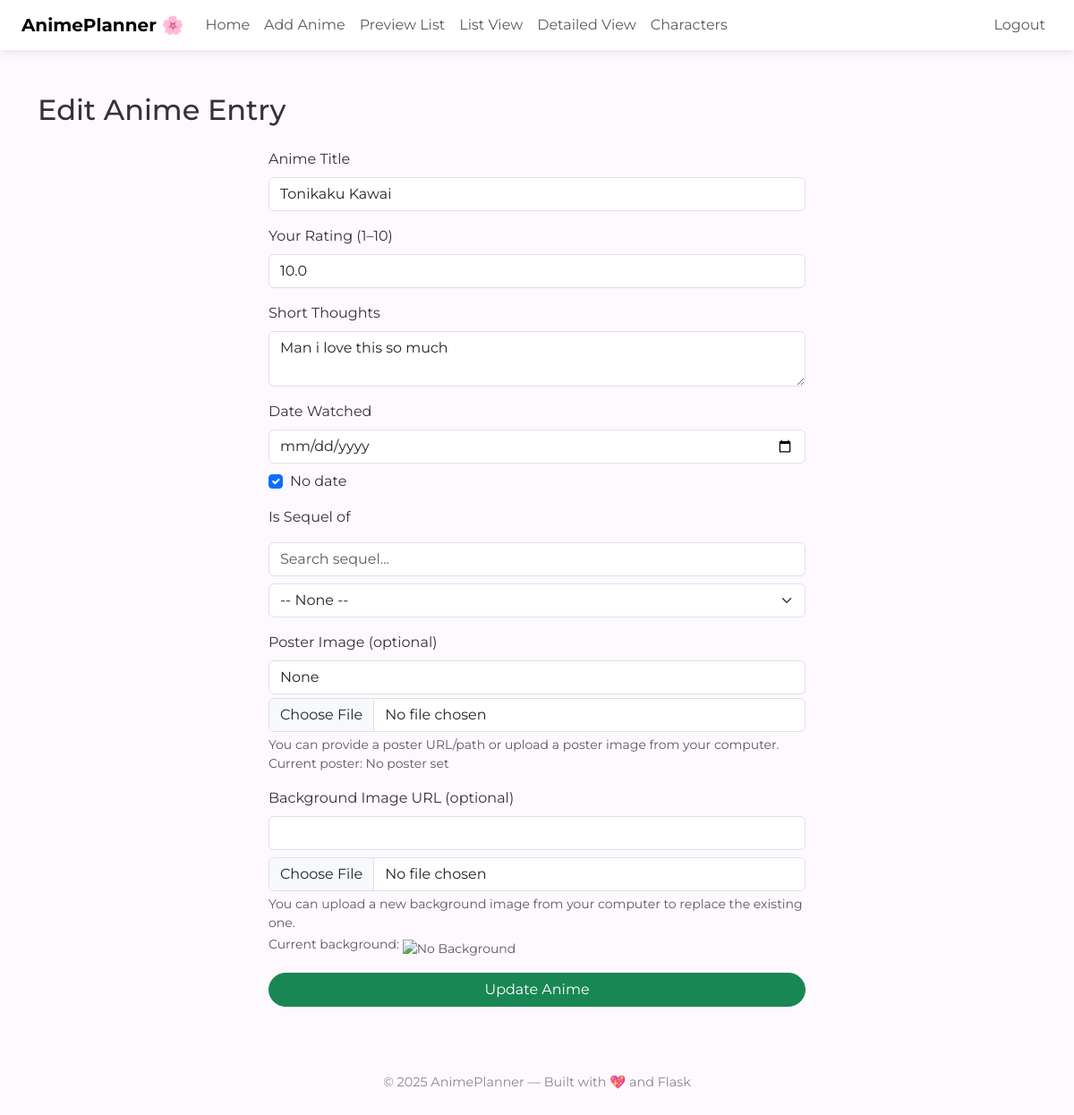
Page /edit/46 (signed in) on the committed database.
### tables this page shows
CREATE TABLE anime (
            id INTEGER PRIMARY KEY AUTOINCREMENT,
            title TEXT NOT NULL,
            rating REAL,
            thoughts TEXT,
            date TEXT,
            sequel TEXT,
            details_url TEXT,
            background_url TEXT,
            user_id INTEGER, poster_url TEXT,
            FOREIGN KEY(user_id) REFERENCES users(id) ON DELETE SET NULL
        );

### app.py (the view, shortened to what this page needs)
@app.route("/edit/<int:anime_id>", methods=["GET", "POST"])
@login_required
def edit(anime_id):
    user_id = session.get("user_id")
    conn_dict = get_db_dict()
    db_dict = conn_dict.cursor()
    db_dict.execute("SELECT * FROM anime WHERE id = ? AND user_id = ?", (anime_id, user_id))
    anime = db_dict.fetchone()
    if not anime:
        db_dict.close()
        conn_dict.close()
        flash("Anime not found or access denied.")
        return redirect("/preview")
    conn = get_db()
    db = conn.cursor()
    db.execute("SELECT DISTINCT title FROM anime WHERE user_id = ? ORDER BY title", (user_id,))
    sequel_list = [row[0] for row in db.fetchall()]
    db.close()
    conn.close()
    db_dict.close()
    conn_dict.close()
    return render_template("edit.html", anime=anime, sequel_list=sequel_list)

### app.py (called while the page is built)
def login_required(f):
    @wraps(f)
    def wrapper(*args, **kwargs):
        if "user_id" not in session:
            flash("Login required.")
            return redirect("/login")
        return f(*args, **kwargs)
    return wrapper

def get_db():
    return sqlite3.connect("anime.db")

def dict_factory(cursor, row):
    d = {}
    for idx, col in enumerate(cursor.description):
        d[col[0]] = row[idx]
    return d

def get_db_dict():
    conn = sqlite3.connect("anime.db")
    conn.row_factory = dict_factory
    return conn

### templates/edit.html (shortened to what this page needs)
{% extends "layout.html" %}
{% block main %}
<h2 class="mb-4">Edit Anime Entry</h2>
<form method="post" action="/edit/{{ anime.id }}" class="text-start mx-auto" style="max-width: 600px;" enctype="multipart/form-data">
    <div class="mb-3">
        <label for="title" class="form-label">Anime Title</label>
        <input type="text" class="form-control" id="title" name="title" value="{{ anime.title }}" required>
    </div>
    <div class="mb-3">
        <label for="rating" class="form-label">Your Rating (1–10)</label>
        <input type="number" class="form-control" id="rating" name="rating" step="0.001" min="1" max="12" value="{{ anime.rating }}">
    </div>
    <div class="mb-3">
        <label for="thoughts" class="form-label">Short Thoughts</label>
        <textarea class="form-control" id="thoughts" name="thoughts" rows="2">{{ anime.thoughts }}</textarea>
    </div>
    <div class="mb-3">
        <label for="date" class="form-label">Date Watched</label>
        <input type="date" class="form-control" id="date" name="date" value="{{ anime.date }}">
        <div class="form-check mt-2">
            <input class="form-check-input" type="checkbox" value="1" id="no_date" name="no_date" {% if not anime.date %}checked{% endif %}>
            <label class="form-check-label" for="no_date">No date</label>
        </div>
    </div>
    <div class="mb-3">
        <label for="sequel" class="form-label">Is Sequel of</label>
        <select class="form-select" id="sequel" name="sequel">
            <option value="">-- None --</option>
        </select>
    </div>
    <div class="mb-3">
        <label for="poster_url" class="form-label">Poster Image (optional)</label>
        <input type="text" class="form-control mb-1" id="poster_url" name="poster_url" value="{{ anime.poster_url }}" placeholder="Poster URL or local path">
        <input type="file" class="form-control" id="poster_upload" name="poster_upload" accept="image/*">
        <div class="form-text">You can provide a poster URL/path or upload a poster image from your computer.<br>
        Current poster:
        {% if anime.poster_url %}
            {% if anime.poster_url.startswith('http') %}
                <img src="{{ anime.poster_url }}" alt="Current Poster" class="img-fluid mt-2" style="max-height:120px;">
            {% else %}
                <img src="{{ url_for('static', filename=anime.poster_url) }}" alt="Current Poster" class="img-fluid mt-2" style="max-height:120px;">
            {% endif %}
        {% else %}
            <span class="text-muted">No poster set</span>
        {% endif %}
        </div>
    </div>
    <div class="mb-3">
        <label for="background_url" class="form-label">Background Image URL (optional)</label>
        <input type="text" class="form-control" id="background_url" name="background_url" value="{{ anime.background_url }}">
        <input type="file" class="form-control mt-2" id="background_upload" name="background_upload" accept="image/*">
        <div class="form-text">You can upload a new background image from your computer to replace the existing one.<br>
        Current background:
        {% if anime.background_url %}
            {% if anime.background_url.startswith('http') %}
                <img src="{{ anime.background_url }}" alt="Current Background" class="img-fluid mt-2" style="max-height:120px;">
            {% else %}
                <img src="{{ url_for('static', filename=anime.background_url) }}" alt="Current Background" class="img-fluid mt-2" style="max-height:120px;">
            {% endif %}
        {% else %}
            <img src="{{ url_for('static', filename='default.jpg') }}" alt="No Background" class="img-fluid mt-2" style="max-height:120px;">
        {% endif %}
        </div>
    </div>
    <div class="d-grid">
        <button type="submit" class="btn btn-success">Update Anime</button>
    </div>
</form>
{% endblock %}

### static/style.css (style rules this page uses)
body { background-color: #fdf9ff; color: #333; }
.btn { border-radius: 2rem; }

### templates/layout.html (style rules this page uses)
body { font-family: 'Montserrat', sans-serif; background-color: #fdf9ff; color: #333; }
input.form-check-input[type="checkbox"] { display: inline-block !important; }

### rows in the picture
anime: title "Tonikaku Kawai", rating "10.0", thoughts "Man i love this so much"

### other values in the picture
{{ year if year else 2025 }} "2025"
